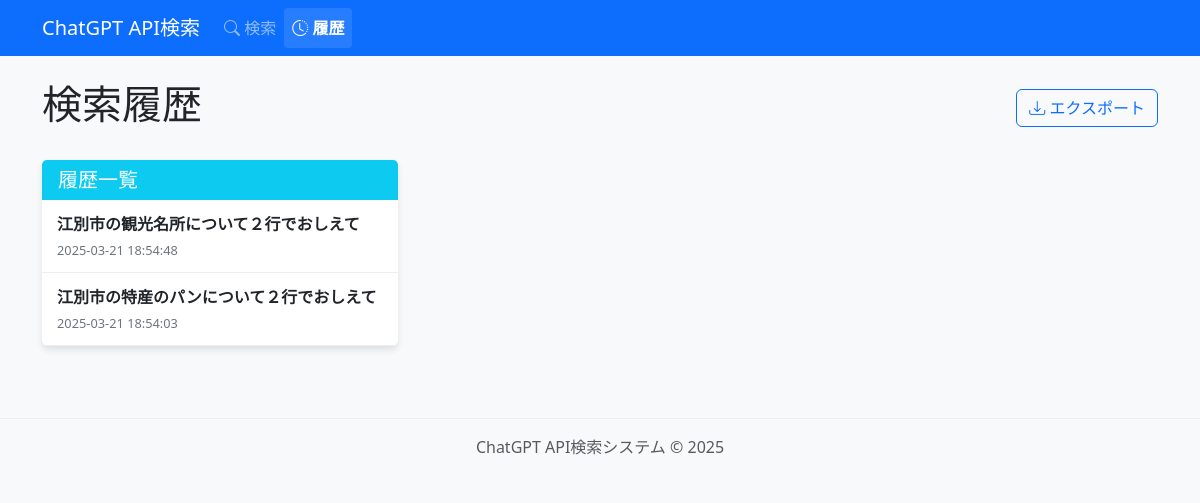
Before: /history/ with the older database file.
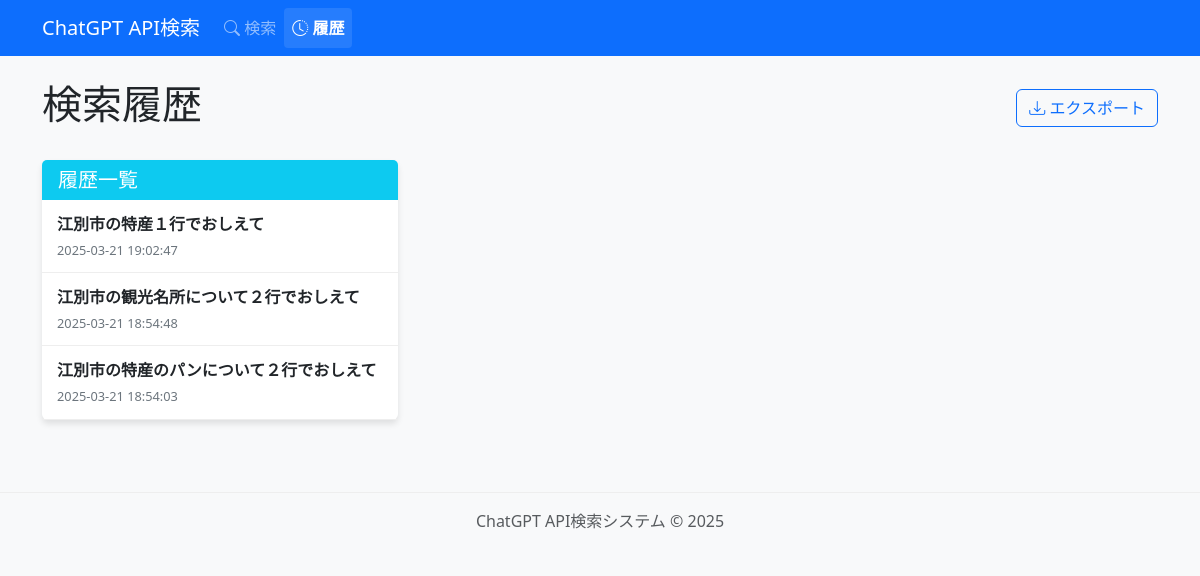
After: the same page with the newer database file.
### chatgpt_app/models.py (models this page shows, shortened)
class SearchHistory(models.Model):
    query = models.TextField(verbose_name="検索クエリ")
    result = models.TextField(verbose_name="検索結果")
    timestamp = models.DateTimeField(default=timezone.now, verbose_name="検索日時")
    model = models.CharField(max_length=50, verbose_name="使用モデル")
    tokens_prompt = models.IntegerField(null=True, blank=True, verbose_name="プロンプトトークン")
    tokens_completion = models.IntegerField(null=True, blank=True, verbose_name="完了トークン")
    tokens_total = models.IntegerField(null=True, blank=True, verbose_name="合計トークン")
    class Meta:
        verbose_name = "検索履歴"
        verbose_name_plural = "検索履歴"
        ordering = ['-timestamp']

### chatgpt_app/views.py (the view)
# urls.py: path('history/', views.history, name='history'),
def history(request):
    histories = SearchHistory.objects.all()
    export_form = ExportForm()
    context = {
        'histories': histories,
        'export_form': export_form,
        'page_title': '履歴',
    }
    return render(request, 'chatgpt_app/history.html', context)

### templates/chatgpt_app/history.html (shortened to what this page needs)
{% extends 'chatgpt_app/base.html' %}
{% block content %}
<div class="d-flex justify-content-between align-items-center mb-4">
    <h1>検索履歴</h1>
    <form action="{% url 'export_history' %}" method="post" class="d-inline">
        <button type="submit" class="btn btn-outline-primary">
            <i class="bi bi-download"></i> エクスポート
        </button>
    </form>
</div>
<div class="row">
    <div class="col-md-4">
        <div class="card mb-4">
            <div class="card-header bg-info text-white">
                <h5 class="card-title mb-0">履歴一覧</h5>
            </div>
            <div class="card-body p-0">
                <div id="search-history">
                    {% if histories %}
                        {% for history in histories %}
                            <div class="history-item" data-id="{{ history.id }}">
                                <div class="history-query">{{ history.query|truncatechars:40 }}</div>
                                <div class="history-timestamp">{{ history.timestamp|date:"Y-m-d H:i:s" }}</div>
                            </div>
                        {% endfor %}
                    {% else %}
                        <div id="no-history" class="p-3 text-center text-muted">
                            検索履歴がありません
                        </div>
                    {% endif %}
                </div>
            </div>
        </div>
    </div>
    <div class="col-md-8">
    </div>
</div>
{% endblock %}

### templates/chatgpt_app/base.html (shortened to what this page needs)
<!DOCTYPE html>
<html lang="ja">
<head>
    <link href="https://cdn.jsdelivr.net/npm/bootstrap@5.3.0-alpha1/dist/css/bootstrap.min.css" rel="stylesheet">
    <link rel="stylesheet" href="https://cdn.jsdelivr.net/npm/bootstrap-icons@1.10.0/font/bootstrap-icons.css">
    {% load static %}
    <link rel="stylesheet" href="{% static 'css/style.css' %}">
</head>
<body>
    <nav class="navbar navbar-expand-lg navbar-dark bg-primary">
        <div class="container">
            <a class="navbar-brand" href="{% url 'index' %}">ChatGPT API検索</a>
            <div class="collapse navbar-collapse" id="navbarNav">
                <ul class="navbar-nav">
                    <li class="nav-item">
                        <a class="nav-link {% if request.path == '/' %}active{% endif %}" href="{% url 'index' %}">
                            <i class="bi bi-search"></i> 検索
                        </a>
                    </li>
                    <li class="nav-item">
                        <a class="nav-link {% if '/history/' in request.path %}active{% endif %}" href="{% url 'history' %}">
                            <i class="bi bi-clock-history"></i> 履歴
                        </a>
                    </li>
                </ul>
            </div>
        </div>
    </nav>
    <div class="container my-4">
        {% block content %}{% endblock %}
    </div>
    <footer class="bg-light mt-5 py-3">
        <div class="container text-center text-muted">
            <p class="mb-0">ChatGPT API検索システム &copy; {% now "Y" %}</p>
        </div>
    </footer>

### static/css/style.css (style rules this page uses)
body { background-color: #f8f9fa; }
.card { border: none; box-shadow: 0 4px 6px rgba(0, 0, 0, 0.1); margin-bottom: 20px; }
.card-header { border-bottom: none; }
#search-history { max-height: 500px; overflow-y: auto; }
.history-item { cursor: pointer; padding: 12px 15px; border-bottom: 1px solid #eee; transition: background-color 0.2s; }
.history-query { font-weight: bold; white-space: nowrap; overflow: hidden; text-overflow: ellipsis; margin-bottom: 5px; }
.history-timestamp { font-size: 0.8rem; color: #6c757d; }
.navbar-nav .nav-link.active { font-weight: bold; background-color: rgba(255, 255, 255, 0.1); border-radius: 0.25rem; }
footer { border-top: 1px solid #eee; }

Changed rows visible on the page:
added SearchHistory: query "江別市の特産１行でおしえて", timestamp "2025-03-21 19:02:47"
